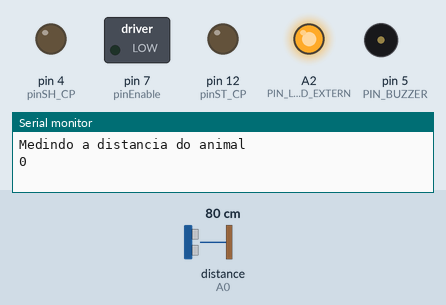
This sketch was run on a simulated Arduino Uno, built with avr-gcc and run on an emulated ATmega328P. On the bench: switched loads named in the sketch (green lamp = pin HIGH), output pins drawn as LEDs (lit = HIGH), buzzer (waves = sounding, pin HIGH), the last lines printed to the serial monitor. Wiring (inferred from the names in the program): ultrasonic range finder: trigger pin 8; echo A0. Inputs (shaded band) come from the test bench; at power-on: distance to the obstacle (sensor on A0) 80 cm. The echo pulse lasts 58.3 µs per cm; pins used as bus, display or sensor lines are not drawn.

Above: at 0.1 s.
At 1.1 s:
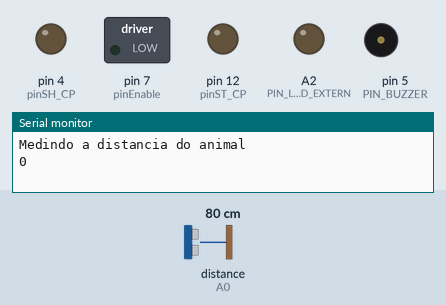
At 19.1 s:
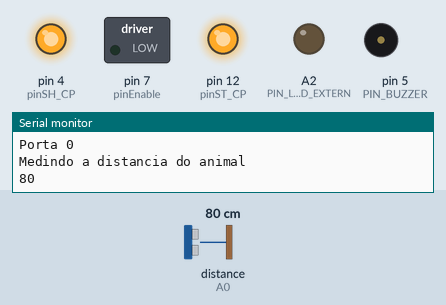
At 38.2 s:
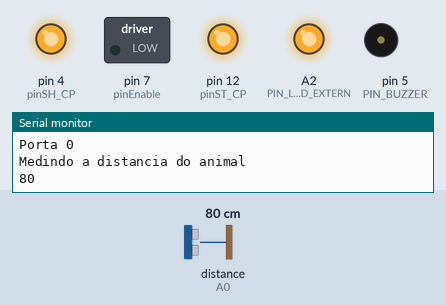
Timing chart, 0 to 40.0 s (numbered marks = the images above):
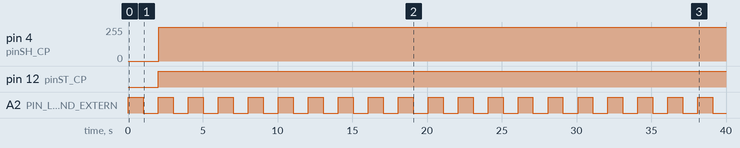

The sketch:

deafinho.ino
```cpp
// Requisitos

/*
  ler microfone
  emitir som
  abrir porta
  fechar porta

  converter a amplitude (defasar) // tratamento


  0, 1, 2, 3 Portas digitais
*/

#include "Ultrasonic.h"
// #include "Arduino.h"
// #include "Tone.h"


#define LOG(x) Serial.print(x)
#define INFO(x) Serial.print(x); Serial.print('\n')

// OUTPUTS
#define PIN_BUZZER        5
#define PIN_BUZZER_2      6

#define PIN_LED_SOUND_EXTERN  A2
#define PIN_LED_SOUND_INTERN  9

// INPUTS
#define PIN_MICROPHONE_1    A4
#define PIN_MICROPHONE_2    A5

#define PIN_ANIMAL_SENSOR_TRIGGER A5
#define PIN_ANIMAL_SENSOR_ECHO    A0


// CONSTANTS VALUES
#define   ANIMAL_MAX_DISTANCE_VALUE 12
#define   ANIMAL_MIN_DISTANCE_VALUE 1
#define   SOUND_EXTERN_LEVEL_VALUE 500
#define   SOUND_INTERN_LEVEL_VALUE 100
#define   TIMER_DELAY 1000


// MOTORS DEFINE

#define pinSH_CP  4   //Pino Clock  DIR_CLK
#define pinST_CP  12  //Pino Latch  DIR_LATCH
#define pinDS     8   //Pino Data   DIR_SER
#define pinEnable 7   //Pino Enable DIR_EN

#define pinMotor3PWM 5

#define qtdeCI   1

#define bitMotor3A 5
#define bitMotor3B 7


Ultrasonic ultrasonic_animal(PIN_ANIMAL_SENSOR_TRIGGER, PIN_ANIMAL_SENSOR_ECHO);

//Variables

int sound_extern = 0;
int sound_intern = 0;

int microphone = 0;
int animal_distance = 0;

bool control_door = false;

int T=10000;
int steps = 1000;

int timer = 0;
int last_timer = 0;

void test_Speaker(){

  // analogWrite(PIN_BUZZER,200);
  // delay(1);
  // analogWrite(PIN_BUZZER,5);
  // delay(1);
  INFO("Testando o speaker");

  for(int i=0;i<steps;i++){
    analogWrite(PIN_BUZZER, (10 + i*240/steps));
    delayMicroseconds(T);
  }
  for(int i=steps;i>=0;i--){
    analogWrite(PIN_BUZZER, (10 + i*240/steps));
    delayMicroseconds(T);
  }
}


int animal_distance_reader(){
  INFO("Medindo a distancia do animal");

  int _animal_distance = ultrasonic_animal.read(); //distance in CM
  INFO(animal_distance);
  return _animal_distance;
}


void door(bool control_door){
  // false  ->  open
  // true   ->  close


  ci74HC595Write(bitMotor3A, control_door);
  ci74HC595Write(bitMotor3B, !control_door);

  LOG("Porta ");
  INFO(control_door);
}

void door_stop(){

  ci74HC595Write(bitMotor3A, LOW);
  ci74HC595Write(bitMotor3B, LOW);

  INFO("Porta Desativada");
}

int test_Microphone(uint8_t  _pin){
  int microfone = analogRead(_pin);
  return microfone;
  // LOG(microfone);
  // LOG("\t");
}

void setup() {
  // configs

  Serial.begin(9600);
  pinMode(PIN_BUZZER, OUTPUT);
  pinMode(PIN_LED_SOUND_EXTERN, OUTPUT);

  // pinMode(PIN_BUZZER, OUTPUT);

  ///Motor setup
  pinMode(pinSH_CP, OUTPUT);
  pinMode(pinST_CP, OUTPUT);
  pinMode(pinEnable, OUTPUT);
  pinMode(pinDS, OUTPUT);

  pinMode(pinMotor3PWM, OUTPUT);

  digitalWrite(pinEnable, LOW);
  analogWrite(PIN_LED_SOUND_EXTERN, 255);
  timer = millis();


}

void testMotor(){
  Serial.println("Motores A=HIGH B=LOW - Fecha Porta - Cabo Azul: A, Cabo Branco: B");
  ci74HC595Write(bitMotor3A, HIGH);
  ci74HC595Write(bitMotor3B, LOW);
  delay(1000);

  Serial.println("Motores A=LOW B=HIGH - Abre Porta - Cabo Azul: A, Cabo Branco: B");
  ci74HC595Write(bitMotor3A, LOW);
  ci74HC595Write(bitMotor3B, HIGH);
  delay(1000);
}

void ci74HC595Write(byte pino, bool estado) {
  static byte ciBuffer[qtdeCI];

  bitWrite(ciBuffer[pino / 8], pino % 8, estado);

  digitalWrite(pinST_CP, LOW); //Inicia a Transmissão

  digitalWrite(pinDS, LOW);    //Apaga Tudo para Preparar Transmissão
  digitalWrite(pinSH_CP, LOW);

  for (int nC = qtdeCI-1; nC >= 0; nC--) {
      for (int nB = 7; nB >= 0; nB--) {

          digitalWrite(pinSH_CP, LOW);  //Baixa o Clock

          digitalWrite(pinDS,  bitRead(ciBuffer[nC], nB) );     //Escreve o BIT

          digitalWrite(pinSH_CP, HIGH); //Eleva o Clock
          digitalWrite(pinDS, LOW);     //Baixa o Data para Previnir Vazamento
      }
  }

  digitalWrite(pinST_CP, HIGH);  //Finaliza a Transmissão
}


int microphone_reader(uint8_t  _pin){
  int s=0;
  int aux=100000;
  for(int i=0;i<250;i++){
    if(aux >= s)
      aux = s; // pega o Valor Minimo

    s = analogRead(_pin);
  }

  return aux;
}

void turn_led(uint8_t  _pin, bool _status){
  digitalWrite(_pin,_status);
  INFO("Led " + _status);
}

void loop() {

  last_timer = millis()-timer;

  if (last_timer >= TIMER_DELAY)
  {
    timer = millis();
  }


  animal_distance = animal_distance_reader();

  // INFO(animal_distance);

  // delay(50);

  analogWrite(PIN_LED_SOUND_EXTERN, 255);
  delay(1000);
  analogWrite(PIN_LED_SOUND_EXTERN, 0);
  delay(1000);

  if(animal_distance > ANIMAL_MIN_DISTANCE_VALUE && animal_distance < ANIMAL_MAX_DISTANCE_VALUE){
    door(1);
    timer = millis();

  }
  else{
    door(0);
    timer = millis();
  }

  if(last_timer > TIMER_DELAY){
    door_stop();
    // INFO("Timer---------------------------------------------------------------- ");
  }


/*
  sound_extern = microphone_reader(PIN_MICROPHONE_1);

  if(sound_extern > SOUND_EXTERN_LEVEL_VALUE){
    turn_led(PIN_LED_SOUND_EXTERN,1); //liga led externo
  }
  else {
    turn_led(PIN_LED_SOUND_EXTERN,0); //liga led externo
  }

  sound_intern = microphone_reader(PIN_MICROPHONE_2);

  if(sound_intern < SOUND_INTERN_LEVEL_VALUE){
    turn_led(PIN_LED_SOUND_INTERN,1); //liga led indicativo som interno
  }
  else {
    turn_led(PIN_LED_SOUND_INTERN,0); //liga led interno
  }
*/
}
```

Ultrasonic.cpp
```cpp
// (licence header left out)
#if ARDUINO >= 100
  #include <Arduino.h>
#else
  #include <WProgram.h>
#endif

#include "Ultrasonic.h"

Ultrasonic::Ultrasonic(uint8_t trigPin, uint8_t echoPin, unsigned long timeOut) {
  trig = trigPin;
  echo = echoPin;
  threePins = trig == echo ? true : false;
  pinMode(trig, OUTPUT);
  pinMode(echo, INPUT);
  timeout = timeOut;
}

unsigned int Ultrasonic::timing() {
  if (threePins)
    pinMode(trig, OUTPUT);

  digitalWrite(trig, LOW);
  delayMicroseconds(2);
  digitalWrite(trig, HIGH);
  delayMicroseconds(10);
  digitalWrite(trig, LOW);

  if (threePins)
    pinMode(trig, INPUT);

  previousMicros = micros();
  while(!digitalRead(echo) && (micros() - previousMicros) <= timeout); // wait for the echo pin HIGH or timeout
  previousMicros = micros();
  while(digitalRead(echo)  && (micros() - previousMicros) <= timeout); // wait for the echo pin LOW or timeout

  return micros() - previousMicros; // duration
}

/*
 * If the unit of measure is not passed as a parameter,
 * sby default, it will return the distance in centimeters.
 * To change the default, replace CM by INC.
 */
unsigned int Ultrasonic::read(uint8_t und) {
  return timing() / und / 2;  //distance by divisor
}

/*
 * This method is too verbal, so, it's deprecated.
 * Use read() instead.
 */
unsigned int Ultrasonic::distanceRead(uint8_t und) {
  return read(und);
}
```

Ultrasonic.h
```cpp
// (licence header left out)
#ifndef Ultrasonic_h
#define Ultrasonic_h

/*
 * Values of divisors
 */
#define CM 28
#define INC 71

class Ultrasonic {
  public:
    Ultrasonic(uint8_t sigPin) : Ultrasonic(sigPin, sigPin) {};
    Ultrasonic(uint8_t trigPin, uint8_t echoPin, unsigned long timeOut = 20000UL);
    unsigned int read(uint8_t und = CM);
    unsigned int distanceRead(uint8_t und = CM) __attribute__ ((deprecated ("This method is deprecated, use read() instead.")));
    void setTimeout(unsigned long timeOut) {timeout = timeOut;}

  private:
    uint8_t trig;
    uint8_t echo;
    boolean threePins = false;
    unsigned long previousMicros;
    unsigned long timeout;
    unsigned int timing();
};

#endif // Ultrasonic_h
```

Measured:
- by itself, pin 4 (pinSH_CP): 0/255 → 255/255 at 2.1 s
- by itself, pin 12 (pinST_CP): LOW → HIGH at 2.0 s
- by itself, A2 (PIN_LED_SOUND_EXTERN): alternates HIGH for 1.0 s and LOW for 1.0 s
